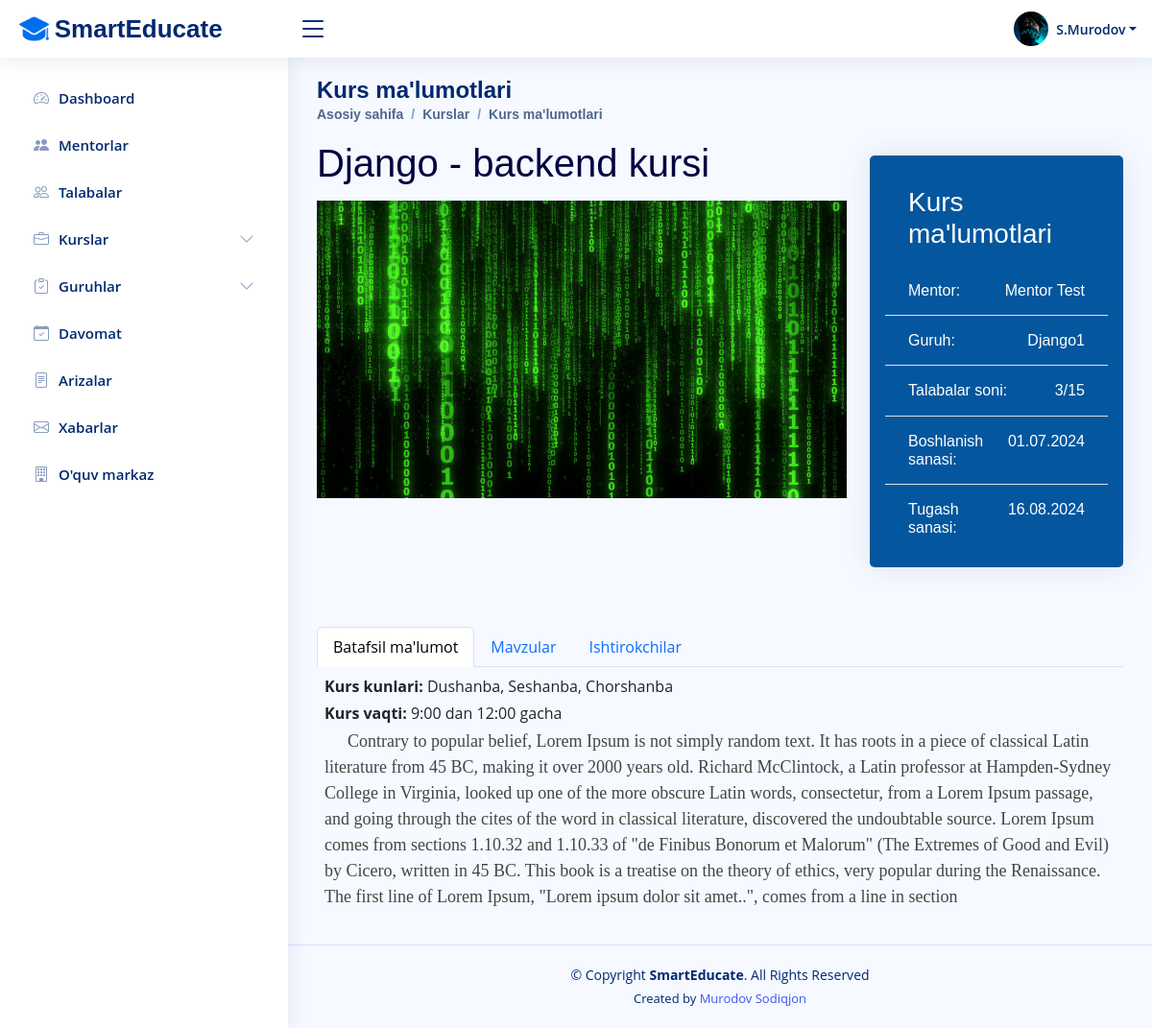
Page /course-details/1/ (signed in) on the committed database.
### management/models.py (models this page shows, shortened)
class CompanyInfo(models.Model):
    name = models.CharField(max_length=70)
    address = models.CharField(max_length=100)
    phone = models.CharField(max_length=14)
    email = models.EmailField(max_length=255)
    start_day = models.CharField(max_length=4, choices=DAYS_CHOICES, blank=True, null=True)
    end_day = models.CharField(max_length=4, choices=DAYS_CHOICES, blank=True, null=True)
    start_time = models.TimeField()
    end_time = models.TimeField()

class CourseGroup(models.Model):
    course_id = models.ForeignKey(Course, on_delete=models.CASCADE)
    mentor_id = models.ForeignKey(Profile, on_delete=models.CASCADE)
    name = models.CharField(max_length=50, unique=True)
    lang = models.CharField(max_length=30, default="O'zbek")
    start_period = models.DateField()
    end_period = models.DateField()
    students = models.IntegerField()
    study_days = models.CharField(max_length=255)
    start_time = models.TimeField()
    end_time = models.TimeField()
    created_at = models.DateTimeField(auto_now_add=True)
    updated_at = models.DateTimeField(auto_now=True)

class Course(models.Model):
    name = models.CharField(max_length=50, unique=True)
    image = models.ImageField(upload_to='images', blank=True, null=True)
    description = models.TextField()
    price = models.IntegerField()
    created_at = models.DateTimeField(auto_now_add=True)
    updated_at = models.DateTimeField(auto_now=True)

### accounts/models.py (models this page shows, shortened)
class Profile(models.Model):
    user_id = models.OneToOneField(User, on_delete=models.CASCADE)
    first_name = models.CharField(max_length=100)
    last_name = models.CharField(max_length=100)
    role = models.ForeignKey(Group, on_delete=models.PROTECT, default=1)
    email = models.EmailField(max_length=255)
    image = models.ImageField(upload_to='images', blank=True, null=True)
    birthday = models.DateField()
    gender = models.CharField(max_length=5, choices=ATTENDANCE_GENDER_CHOICES)
    phone = models.CharField(max_length=14)
    about = models.TextField(blank=True, null=True)
    facebook_link = models.CharField(max_length=255, blank=True, null=True)
    telegram_link = models.CharField(max_length=255, blank=True, null=True)
    instagram_link = models.CharField(max_length=255, blank=True, null=True)
    twitter_link = models.CharField(max_length=255, blank=True, null=True)

### management/views.py (the view, shortened to what this page needs)
# urls.py: path('course-details/<pk>/', CourseDetailsView.as_view(), name='course_details'),
class CourseDetailsView(LoginRequiredMixin, GetData, DetailView, CreateView):
    model = CourseGroup
    template_name = 'management/course-details.html'
    form_class = PaymentForm
    def get_context_data(self, *args, **kwargs):
        context = super(CourseDetailsView, self).get_context_data(*args, **kwargs)
        group_id = CourseGroup.objects.get(pk=self.kwargs.get('pk'))
        context['content'] = GroupContent.objects.filter(group_id=group_id)
        context['members'] = GroupMember.objects.filter(group_id=group_id, permission="1")
        try:
            member_id = Profile.objects.get(user_id=self.request.user)
            context['group_member'] = GroupMember.objects.get(student_id=member_id, group_id=group_id)
            print(context['group_member'])
            context['student_checks'] = Payment.objects.filter(group_member_id=context['group_member'].id)
        except:
            context['group_member'] = ""
        return context

### management/views.py (called while the page is built)
    def get_profile(self):
        return Profile.objects.get(user_id=self.request.user.id)

    def get_company_info(self):
        return CompanyInfo.objects.get(pk=1)

### templates/management/course-details.html (shortened to what this page needs)
{% extends "base.html" %}
{% load static %}
{% block css_links %}
<link rel="stylesheet" href="{% static 'css/course-details.css' %}">
{% endblock %}
{% block content %}
<div class="pagetitle">
    <h1>Kurs ma'lumotlari</h1>
    <nav>
      <ol class="breadcrumb">
        <li class="breadcrumb-item active">Asosiy sahifa</li>
        <li class="breadcrumb-item active">Kurslar</li>
        <li class="breadcrumb-item active">Kurs ma'lumotlari</li>
      </ol>
    </nav>
</div>
<div class="row mb-3">
    <div class="col-lg-8 col-md-12">
      <h1 class="course-name">{{ object.course_id.name }}</h1>
      {% if object.course_id.image %}
        <img src="{{ object.course_id.image.url }}" alt="{{ object.image }}" class="w-100 mb-3">
      {% else %}
        <img src="{% static 'img/default-course.png' %}" alt="default-course" class="w-100 mb-3">
      {% endif %}
    </div>
    <div class="col-lg-4 col-md-12 py-3">
      <div class="card sidebar_course p-3">
        <h3 class="text-white py-3 px-4 m-0">Kurs ma'lumotlari</h3>
        <div class="d-flex justify-content-between border-bottom px-4">
        <h6 class="text-white my-3">Mentor:</h6>
        <h6 class="text-white my-3">{{ object.mentor_id.first_name }} {{ object.mentor_id.last_name }}</h6>
        </div>
        <div class="d-flex justify-content-between border-bottom px-4">
          <h6 class="text-white my-3">Guruh:</h6>
          <h6 class="text-white my-3">{{ object.name }}</h6>
        </div>
        <div class="d-flex justify-content-between border-bottom px-4">
        <h6 class="text-white my-3">Talabalar soni:</h6>
        <h6 class="text-white my-3">{{ members|length }}/{{ object.students }}</h6>
        </div>
        <div class="d-flex justify-content-between border-bottom px-4">
        <h6 class="text-white my-3">Boshlanish sanasi:</h6>
        <h6 class="text-white my-3">{{ object.start_period|date:"d.m.Y" }}</h6>
        </div>
        <div class="d-flex justify-content-between px-4">
        <h6 class="text-white my-3">Tugash sanasi:</h6>
        <h6 class="text-white my-3">{{ object.end_period|date:"d.m.Y" }}</h6>
        </div>
      </div>
    </div>
</div>
    <ul class="nav nav-tabs" id="myTab" role="tablist">
      <li class="nav-item" role="presentation">
        <button class="nav-link fs-6 active" id="home-tab" data-bs-toggle="tab" data-bs-target="#home" type="button" role="tab" aria-controls="home" aria-selected="true">Batafsil ma'lumot</button>
      </li>
      <li class="nav-item" role="presentation">
        <button class="nav-link fs-6" id="profile-tab" data-bs-toggle="tab" data-bs-target="#profile" type="button" role="tab" aria-controls="profile" aria-selected="false">Mavzular</button>
      </li>
      <li class="nav-item" role="presentation">
        <button class="nav-link fs-6" id="contact-tab" data-bs-toggle="tab" data-bs-target="#contact" type="button" role="tab" aria-controls="contact" aria-selected="false">Ishtirokchilar</button>
      </li>
    </ul>
<div class="tab-content pt-2 px-2 mb-3" id="myTabContent">
  <div class="tab-pane fade show active" id="home" role="tabpanel" aria-labelledby="home-tab">
    <p class="text-dark pb-1"><b>Kurs kunlari: </b>{{ object.study_days }}</p>
    <p class="text-dark pb-1"><b>Kurs vaqti: </b>{{ object.start_time }} dan {{ object.end_time }} gacha</p>
    <p class="course-desc">{{ object.course_id.description }}</p>
  </div>
</div>
{% endblock %}

### templates/includes/header.html (shortened to what this page needs)
{% load static %}
<header id="header" class="header fixed-top d-flex align-items-center">
    <div class="d-flex align-items-center justify-content-between">
        <a href="{% url 'home_page' %}" class="logo d-flex align-items-center">
            <img src="{% static 'img/logo/logo.png' %}" alt="logo">
            {% if view.get_profile %}
            <span class="d-none d-lg-block">{{ view.get_company_info.name }}</span>
            {% else %}
            <span class="d-none d-lg-block">{{ get_company_info.name }}</span>
            {% endif %}
        </a>
        <i class="bi bi-list toggle-sidebar-btn"></i>
    </div>
    <nav class="header-nav ms-auto">
        <ul class="d-flex align-items-center">
            <li class="nav-item dropdown pe-3">
                <a class="nav-link nav-profile d-flex align-items-center pe-0" href="#" data-bs-toggle="dropdown">
                    {% if view.get_profile.image %}
                        <img src="{{ view.get_profile.image.url }}" alt="Profile" class="rounded-circle" width="36px" height="36px">
                    {% elif get_profile.image %}
                        <img src="{{ get_profile.image.url }}" alt="Profile" class="rounded-circle" width="36px" height="36px">
                    {% else %}
                        <img src="{% static 'img/user.png' %}" alt="Profile" class="rounded-circle">
                    {% endif %}
                    {% if view.get_profile %}
                    <span class="d-none d-md-block dropdown-toggle ps-2">{{ view.get_profile.first_name|capfirst|make_list|first }}.{{ view.get_profile.last_name|capfirst }}</span>
                    {% else %}
                    <span class="d-none d-md-block dropdown-toggle ps-2">{{ get_username|capfirst }}</span>
                    {% endif %}
                </a>
            </li>
        </ul>
    </nav>
</header>

### templates/includes/footer.html (shortened to what this page needs)
{% load static %}
<footer id="footer" class="footer">
    <div class="copyright">
        &copy; Copyright <strong><span>{{ view.get_company_info.name }}</span></strong>. All Rights Reserved
    </div>
    <div class="credits">
        Created by <a href="https://www.instagram.com/sodiqjan_murodov/">Murodov Sodiqjon</a>
    </div>
</footer>

### static/css/style.css (style rules this page uses)
:root { scroll-behavior: smooth; }
body { font-family: "Open Sans", sans-serif; background: #f6f9ff; color: #444444; user-select: none; -webkit-user-select: none; -moz-user-select: none; -ms-user-select: none; }
a { color: #4154f1; text-decoration: none; }
h1, h2, h3, h4, h5, h6 { font-family: "Nunito", sans-serif; }
.pagetitle { margin-bottom: 10px; }
.pagetitle h1 { font-size: 24px; margin-bottom: 0; font-weight: 600; color: #012970; }
.card { margin-bottom: 30px; border: none; border-radius: 5px; box-shadow: 0px 0 30px rgba(1, 41, 112, 0.1); }
.breadcrumb { font-size: 14px; font-family: "Nunito", sans-serif; color: #899bbd; font-weight: 600; }
.breadcrumb .breadcrumb-item::before { color: #899bbd; }
.breadcrumb .active { color: #51678f; font-weight: 600; }
.logo { line-height: 1; }
@media (min-width: 1200px) { .logo { width: 280px; } }
.logo img { max-height: 26px; margin-right: 6px; }
.logo span { font-size: 26px; font-weight: 700; color: #012970; font-family: "Nunito", sans-serif; }
.header { transition: all 0.5s; z-index: 997; height: 60px; box-shadow: 0px 2px 20px rgba(1, 41, 112, 0.1); background-color: #fff; padding-left: 20px; }
.header .toggle-sidebar-btn { font-size: 32px; padding-left: 10px; cursor: pointer; color: #012970; }
.header-nav ul { list-style: none; }
.header-nav>ul { margin: 0; padding: 0; }
.header-nav .nav-profile { color: #012970; }
.header-nav .nav-profile img { max-height: 36px; }
.header-nav .nav-profile span { font-size: 14px; font-weight: 600; }
@media (min-width: 1200px) { #main, #footer { margin-left: 300px; } }
.footer { padding: 20px 0; font-size: 14px; transition: all 0.3s; border-top: 1px solid #cddfff; }
.footer .copyright { text-align: center; color: #012970; }
.footer .credits { padding-top: 5px; text-align: center; font-size: 13px; color: #012970; }

### static/css/course-details.css (style rules this page uses)
p { margin: 0; }
.course-name { font-family:Arial, Helvetica, sans-serif; color: rgb(1, 4, 64); margin-bottom: 15px; }
.sidebar_course { background-color: rgb(4, 86, 158); border-radius: 5px; height: auto; }
.course-desc { font-family:'Times New Roman', Times, serif; text-indent: 24px; font-size: 18px; }

### rows in the picture
CompanyInfo: get_company_info.name "SmartEducate"
CourseGroup: course_id.name "Django - backend kursi", course_id.image (picture), mentor_id.first_name "Mentor", mentor_id.last_name "Test", name "Django1", students "15", start_period "01.07.2024", end_period "16.08.2024", study_days "Dushanba, Seshanba, Chorshanba", start_time "9:00", end_time "12:00", course_id.description "Contrary to popular belief, Lorem Ipsum is not simply random text. It has roots in a piece of classical Latin literature from 45 BC, making it over 2000 years old. Richard McClintock, a Latin professor at Hampden-Sydney College in Virginia, looked up one of the more obscure Latin words, consectetur, from a Lorem Ipsum passage, and going through the cites of the word in classical literature, discovered the undoubtable source. Lorem Ipsum comes from sections 1.10.32 and 1.10.33 of \"de Finibus Bonorum et Malorum\" (The Extremes of Good and Evil) by Cicero, written in 45 BC. This book is a treatise on the theory of ethics, very popular during the Renaissance. The first line of Lorem Ipsum,…"

### other values in the picture
{{ view.get_profile.first_name|capfirst|make_list|first }} "S"
{{ view.get_profile.last_name|capfirst }} "Murodov"
{{ members|length }} "3"
